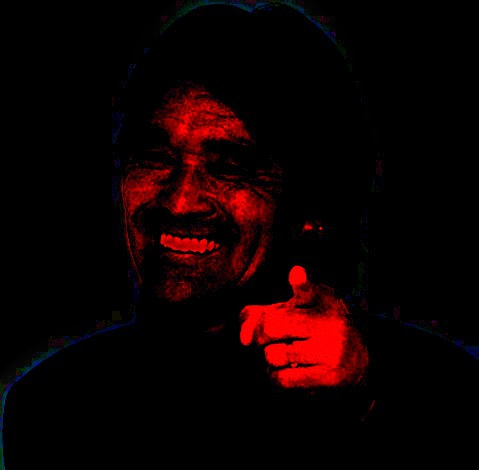
#> input picture Horiuchi4J/img/gazou.jpg, 479 x 470 px, found by its file name
$ python pytest3.py
#> lines starting #> are read from the running program, lines starting #| are printed output that depends on the picture; after the words box and inside, x2 and y2 are one past the last pixel; in counts of white or black regions, pixels touching at a corner belong together
""" This is face analyze program """


#オブジェクト指向で書いた方がいいの？
#変数が実質定数だったのでupper_caseにした。pylintを無視したいけどcv2でエラー吐かれるのできつい。
#画像をリサイズしてもいいかもしれない

#OpenCVのインポート
import os
import cv2
from PIL import Image
from PIL import ImageEnhance
import matplotlib.pyplot as plt


# pylint: disable=line-too-long

def extension_conversion():
    """imgディレクトリ下のgazou.pngをgazou.jpgにする"""
    input_path = "C:\\xampp\\htdocs\\php\\Horiuchi4J\\img\\"
    output_path = "C:\\xampp\\htdocs\\php\\Horiuchi4J\\img\\"
    files = os.listdir(input_path)
    count = 1

    for file in files:
        #file[-4:]にはimgディレクトリ下のファイルの拡張子が指定される
        if file[-4:] == ".png":
            input_im = Image.open(input_path + "gazou.png")
            rgb_im = input_im.convert('RGB')
            rgb_im.save(output_path + "gazou.jpg", quality=30)
            os.remove(input_path + "gazou.png")
            count = count + 1
            print("transaction finished" + str(count))

def up_contrast(count):
    image1 =Image.open("C:\\xampp\\htdocs\\php\\Horiuchi4J\\img\\gazou.jpg")

    con6 = ImageEnhance.Color(image1)
    con6_image = con6.enhance(10.0 * count)

    #画像出力
    con6_image.save('C:\\xampp\\htdocs\\php\\Horiuchi4J\\img\\gazou.jpg', quality=95)

def lighten_image(count):
    img =Image.open("C:\\xampp\\htdocs\\php\\Horiuchi4J\\img\\gazou.jpg")
    img_after = img.point(lambda x: x * (1.5 * count))
    img_after.save('C:\\xampp\\htdocs\\php\\Horiuchi4J\\img\\gazou.jpg', quality=95)

#カスケード型分類器に使用する分類器のデータ（xmlファイル）を読み込み
def myface_cut():
    """gazou.jpgの画像部分を切り出す"""
    count = 0
    #5回までコントラストを上げる
    while count < 6:
        HAAR_FILE = 'C:\\temp\\opencv-master\\opencv-master\\data\\haarcascades\\haarcascade_frontalface_default.xml'
        CASCADE = cv2.CascadeClassifier(HAAR_FILE)

        #画像ファイルの読み込み
        IMAGE_PICTURE = 'C:\\xampp\\htdocs\\php\\Horiuchi4J\\img\\gazou.jpg'

        IMG = cv2.imread(IMAGE_PICTURE)
#> IMG is the input picture: shape (470, 479, 3); mean B, G, R 1.4, 0.9, 14.8

        #もともとの画像を一度だけ保存する
        if count == 0:
            #IMG = cv2.imread(IMAGE_PICTURE)
            cv2.imwrite('C:\\xampp\\htdocs\\php\\Horiuchi4J\\output\\moto.jpg', IMG)

        #グレースケールに変換する
        IMG_G = cv2.imread(IMAGE_PICTURE, 0)
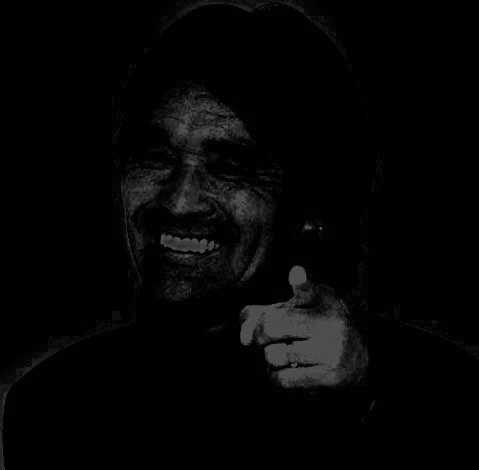
#> IMG_G: shape (470, 479); min 0, max 93, mean 5

        #カスケード型分類器を使用して画像ファイルから顔部分を検出する
        FACE = CASCADE.detectMultiScale(IMG_G)
#> FACE = [[87, 82, 206, 206]]

        #顔の座標を表示する、nullであれば別の文を表示する
        print(FACE)
#| [[ 87  82 206 206]]

        #顔部分を切り取る
        for x, y, w, h in FACE:
            face_cut = IMG[y:y+h, x:x+w]
#> this loop made 1 pass
#> pass 1, in myface_cut, `face_cut = IMG[y:y+h, x:x+w]`:
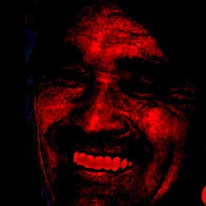
#> face_cut: shape (206, 206, 3); mean B, G, R 2.7, 1.9, 36.2

        #白枠で顔を囲む
        for x, y, w, h in FACE:
            cv2.rectangle(IMG, (x, y), (x+w, y+h), (255, 255, 255), 2)
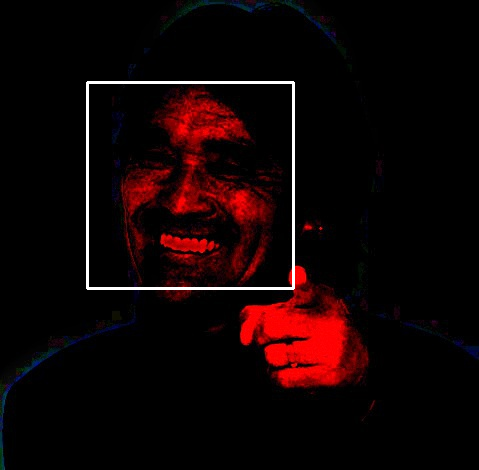
#> IMG: shape (470, 479, 3); 1.1% of pixels changed, all inside (x1, y1, x2, y2) = (86, 81, 295, 290)

#> (the run stopped early here; a loop or call above may not have finished)
